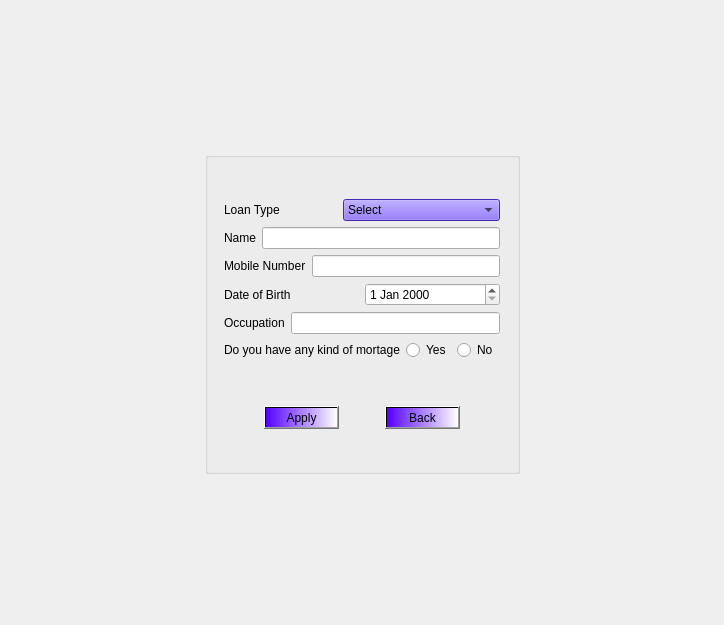
<?xml version="1.0" encoding="UTF-8"?>
<ui version="4.0">
 <class>LoanReq</class>
 <widget class="QDialog" name="LoanReq">
  <property name="geometry">
   <rect>
    <x>0</x>
    <y>0</y>
    <width>724</width>
    <height>625</height>
   </rect>
  </property>
  <property name="windowTitle">
   <string>Apply for Loan</string>
  </property>
  <layout class="QGridLayout" name="gridLayout_2">
   <item row="0" column="1">
    <spacer name="verticalSpacer_4">
     <property name="orientation">
      <enum>Qt::Vertical</enum>
     </property>
     <property name="sizeHint" stdset="0">
      <size>
       <width>20</width>
       <height>76</height>
      </size>
     </property>
    </spacer>
   </item>
   <item row="1" column="0">
    <spacer name="horizontalSpacer_4">
     <property name="orientation">
      <enum>Qt::Horizontal</enum>
     </property>
     <property name="sizeHint" stdset="0">
      <size>
       <width>141</width>
       <height>20</height>
      </size>
     </property>
    </spacer>
   </item>
   <item row="1" column="1" rowspan="2" colspan="2">
    <widget class="QGroupBox" name="groupBox">
     <property name="title">
      <string/>
     </property>
     <layout class="QGridLayout" name="gridLayout">
      <item row="0" column="2">
       <spacer name="verticalSpacer_2">
        <property name="orientation">
         <enum>Qt::Vertical</enum>
        </property>
        <property name="sizeHint" stdset="0">
         <size>
          <width>20</width>
          <height>32</height>
         </size>
        </property>
       </spacer>
      </item>
      <item row="1" column="0">
       <spacer name="horizontalSpacer_2">
        <property name="orientation">
         <enum>Qt::Horizontal</enum>
        </property>
        <property name="sizeHint" stdset="0">
         <size>
          <width>7</width>
          <height>20</height>
         </size>
        </property>
       </spacer>
      </item>
      <item row="1" column="1" rowspan="2" colspan="2">
       <layout class="QVBoxLayout" name="verticalLayout">
        <item>
         <layout class="QHBoxLayout" name="horizontalLayout">
          <item>
           <widget class="QLabel" name="label">
            <property name="text">
             <string>Loan Type</string>
            </property>
           </widget>
          </item>
          <item>
           <widget class="QComboBox" name="comboBox">
            <property name="styleSheet">
             <string notr="true">color: rgb(3, 3, 3);
background-color: rgb(97, 57, 255);</string>
            </property>
            <item>
             <property name="text">
              <string>Select</string>
             </property>
            </item>
            <item>
             <property name="text">
              <string>Home Loan</string>
             </property>
            </item>
            <item>
             <property name="text">
              <string>Education Loan</string>
             </property>
            </item>
            <item>
             <property name="text">
              <string>Business Loan</string>
             </property>
            </item>
            <item>
             <property name="text">
              <string>Vehical Loan</string>
             </property>
            </item>
            <item>
             <property name="text">
              <string>Electronic Gadget Loan</string>
             </property>
            </item>
           </widget>
          </item>
         </layout>
        </item>
        <item>
         <layout class="QHBoxLayout" name="horizontalLayout_2">
          <item>
           <widget class="QLabel" name="label_2">
            <property name="text">
             <string>Name</string>
            </property>
           </widget>
          </item>
          <item>
           <widget class="QLineEdit" name="lineEdit_name"/>
          </item>
         </layout>
        </item>
        <item>
         <layout class="QHBoxLayout" name="horizontalLayout_3">
          <item>
           <widget class="QLabel" name="label_3">
            <property name="text">
             <string>Mobile Number</string>
            </property>
           </widget>
          </item>
          <item>
           <widget class="QLineEdit" name="lineEdit_mob"/>
          </item>
         </layout>
        </item>
        <item>
         <layout class="QHBoxLayout" name="horizontalLayout_4">
          <item>
           <widget class="QLabel" name="label_4">
            <property name="text">
             <string>Date of Birth</string>
            </property>
           </widget>
          </item>
          <item>
           <widget class="QDateEdit" name="dateEdit"/>
          </item>
         </layout>
        </item>
        <item>
         <layout class="QHBoxLayout" name="horizontalLayout_5">
          <item>
           <widget class="QLabel" name="label_5">
            <property name="text">
             <string>Occupation</string>
            </property>
           </widget>
          </item>
          <item>
           <widget class="QLineEdit" name="lineEdit_occupation"/>
          </item>
         </layout>
        </item>
        <item>
         <layout class="QHBoxLayout" name="horizontalLayout_6">
          <item>
           <widget class="QLabel" name="label_6">
            <property name="text">
             <string>Do you have any kind of mortage</string>
            </property>
           </widget>
          </item>
          <item>
           <widget class="QRadioButton" name="radioButton_y">
            <property name="text">
             <string>Yes</string>
            </property>
           </widget>
          </item>
          <item>
           <widget class="QRadioButton" name="radioButton_N">
            <property name="text">
             <string>No</string>
            </property>
           </widget>
          </item>
         </layout>
        </item>
        <item>
         <spacer name="verticalSpacer_5">
          <property name="orientation">
           <enum>Qt::Vertical</enum>
          </property>
          <property name="sizeHint" stdset="0">
           <size>
            <width>20</width>
            <height>40</height>
           </size>
          </property>
         </spacer>
        </item>
        <item>
         <layout class="QHBoxLayout" name="horizontalLayout_7">
          <item>
           <spacer name="horizontalSpacer_6">
            <property name="orientation">
             <enum>Qt::Horizontal</enum>
            </property>
            <property name="sizeHint" stdset="0">
             <size>
              <width>40</width>
              <height>20</height>
             </size>
            </property>
           </spacer>
          </item>
          <item>
           <widget class="QPushButton" name="pushButton_apply">
            <property name="styleSheet">
             <string notr="true">background-color: qlineargradient(spread:pad, x1:0, y1:0, x2:1, y2:0, stop:0 rgba(85, 0, 255, 255), stop:1 rgba(255, 255, 255, 255));
color: rgb(0, 0, 0);
font: 15pt &quot;Times New Roman&quot;;</string>
            </property>
            <property name="text">
             <string>Apply</string>
            </property>
           </widget>
          </item>
          <item>
           <spacer name="horizontalSpacer">
            <property name="orientation">
             <enum>Qt::Horizontal</enum>
            </property>
            <property name="sizeHint" stdset="0">
             <size>
              <width>40</width>
              <height>20</height>
             </size>
            </property>
           </spacer>
          </item>
          <item>
           <widget class="QPushButton" name="pushButton_back">
            <property name="styleSheet">
             <string notr="true">background-color: qlineargradient(spread:pad, x1:0, y1:0, x2:1, y2:0, stop:0 rgba(85, 0, 255, 255), stop:1 rgba(255, 255, 255, 255));
color: rgb(0, 0, 0);
font: 15pt &quot;Times New Roman&quot;;</string>
            </property>
            <property name="text">
             <string>Back</string>
            </property>
           </widget>
          </item>
          <item>
           <spacer name="horizontalSpacer_7">
            <property name="orientation">
             <enum>Qt::Horizontal</enum>
            </property>
            <property name="sizeHint" stdset="0">
             <size>
              <width>40</width>
              <height>20</height>
             </size>
            </property>
           </spacer>
          </item>
         </layout>
        </item>
       </layout>
      </item>
      <item row="2" column="3">
       <spacer name="horizontalSpacer_3">
        <property name="orientation">
         <enum>Qt::Horizontal</enum>
        </property>
        <property name="sizeHint" stdset="0">
         <size>
          <width>8</width>
          <height>20</height>
         </size>
        </property>
       </spacer>
      </item>
      <item row="3" column="1">
       <spacer name="verticalSpacer">
        <property name="orientation">
         <enum>Qt::Vertical</enum>
        </property>
        <property name="sizeHint" stdset="0">
         <size>
          <width>20</width>
          <height>33</height>
         </size>
        </property>
       </spacer>
      </item>
     </layout>
    </widget>
   </item>
   <item row="2" column="3">
    <spacer name="horizontalSpacer_5">
     <property name="orientation">
      <enum>Qt::Horizontal</enum>
     </property>
     <property name="sizeHint" stdset="0">
      <size>
       <width>140</width>
       <height>20</height>
      </size>
     </property>
    </spacer>
   </item>
   <item row="3" column="2">
    <spacer name="verticalSpacer_3">
     <property name="orientation">
      <enum>Qt::Vertical</enum>
     </property>
     <property name="sizeHint" stdset="0">
      <size>
       <width>20</width>
       <height>75</height>
      </size>
     </property>
    </spacer>
   </item>
  </layout>
 </widget>
 <resources/>
 <connections/>
</ui>
